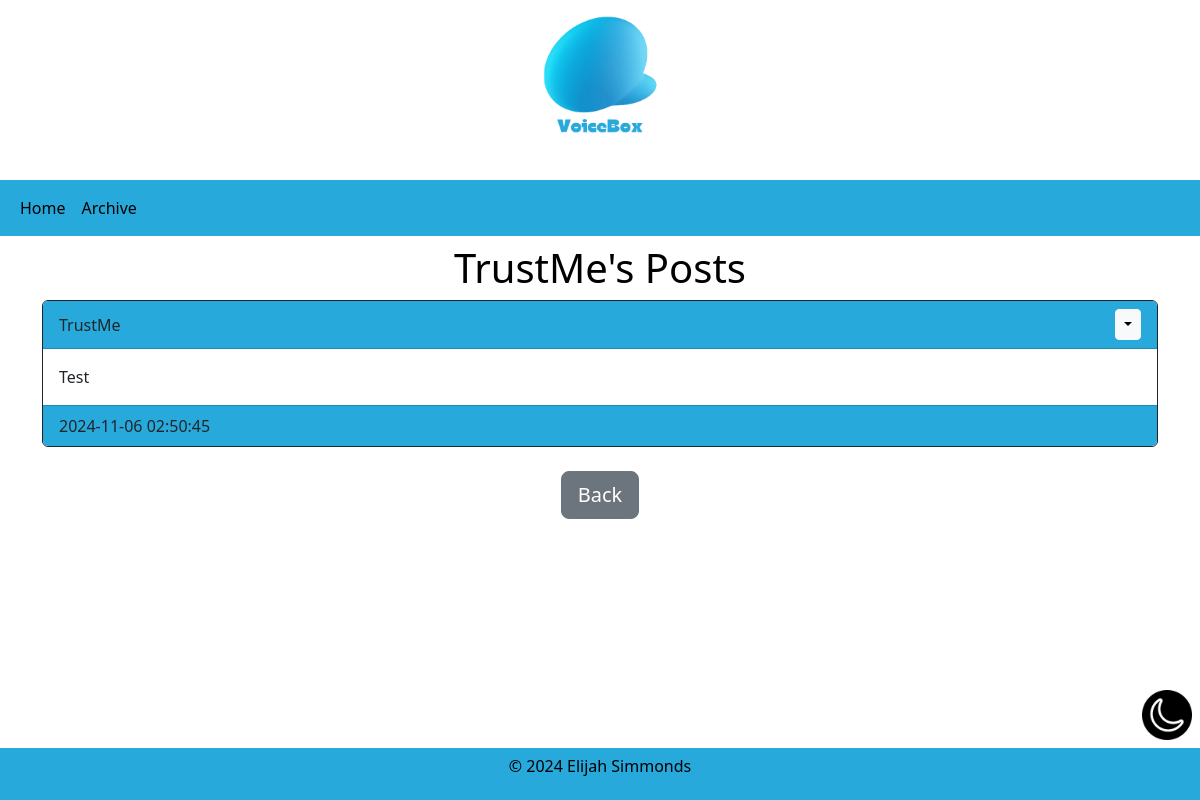
Page /user/TrustMe (signed in) on the earlier database version.
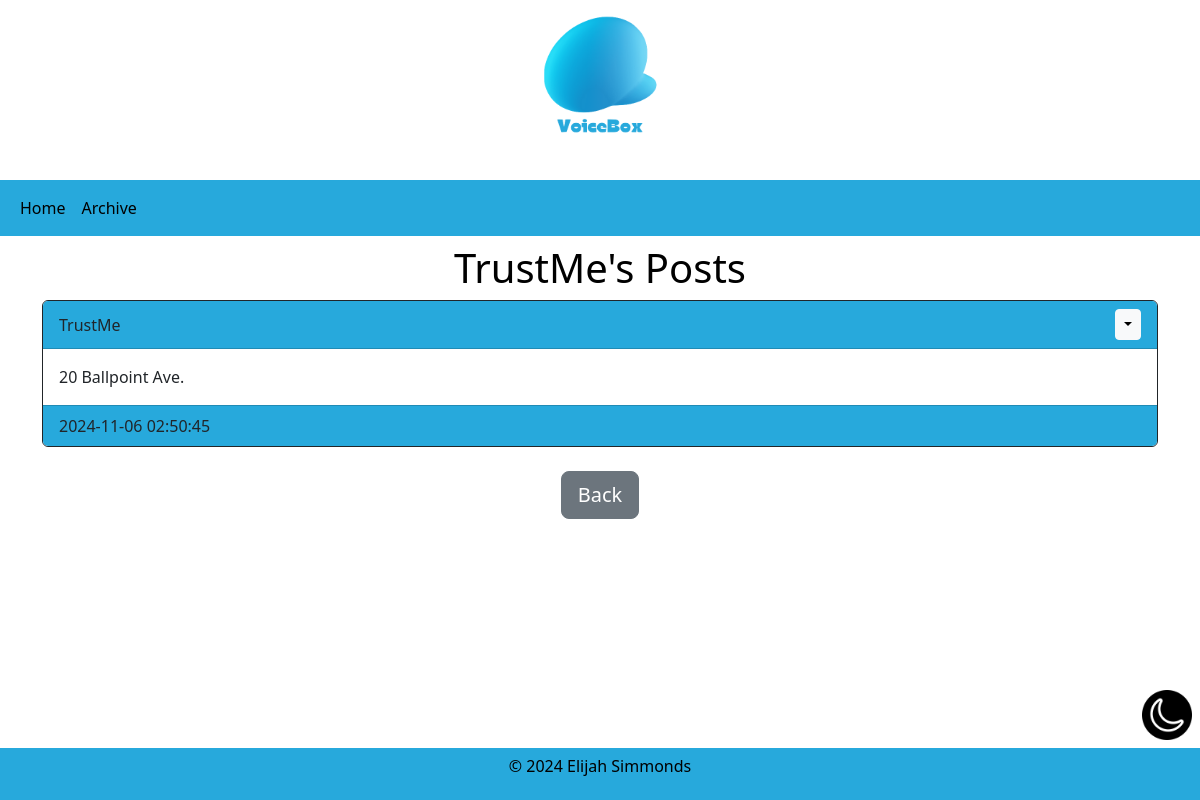
Same page on the later database version.
### tables.py (models this page shows)
class User(db.Model, UserMixin):
    id = db.Column(db.Integer, primary_key=True)
    email = db.Column(db.String(150), unique=True)
    username = db.Column(db.String(150), unique=True)
    password = db.Column(db.String(150))
    date_created = db.Column(db.DateTime(timezone=True), default=func.now())
    posts = db.relationship('Post', backref='user', passive_deletes=True)

class Post(db.Model):
    id = db.Column(db.Integer, primary_key=True)
    text = db.Column(db.Text, nullable=False)
    date_created = db.Column(db.DateTime(timezone=True), default=func.now())
    author = db.Column(db.Integer, db.ForeignKey(
        'user.id', ondelete="CASCADE"), nullable=False)

### views.py (the view)
@views.route("/user/<username>")
@login_required
def posts(username):
    user = User.query.filter_by(username = username).first()
    if not user:
        flash("No user with that username")
        return redirect(url_for("views.archive"))
    post = Post.query.filter_by(author=user.id).all()
    return render_template("post.html", user=current_user, posts=post, username = username)

### __init__.py (called while the page is built)
def create_app():
    app = Flask(__name__)
    app.config["SECRET_KEY"] = "HawkI"
    app.config["SQLALCHEMY_DATABASE_URI"] = f'sqlite:///{DB_NAME}'
    db.init_app(app)
    from views import views
    from auth import auth
    app.register_blueprint(views, url_prefix="/")
    app.register_blueprint(auth, url_prefix="/")
    from tables import User
    with app.app_context():
        db.create_all()
    login_manager = LoginManager()
    login_manager.login_view = "auth.login"
    login_manager.init_app(app)
    @login_manager.user_loader
    def load_user(id):
        return User.query.get(int(id))
    return app

### templates/post.html (shortened to what this page needs)
{% extends "posts_div.html" %}
{% block header %}
<h1 align="center">{{username}}'s Posts</h1>
{% endblock %}
{% block footer %}
<div align="center">
    <a href = "/home"><button type = "button" class="btn btn-secondary btn-lg">Back</button></a>
</div>
{% endblock %}

### templates/posts_div.html (shortened to what this page needs)
{% extends "layout.html" %}
{% block content %}
<h1 align="center">
{% block header %}{% endblock %}
</h1>
<div id="posts">
    {% for post in posts %}
    <div class="card border-dark">
            <div class="card-header d-flex justify-content-between align-items-center btn-custom">
                    <a href="/user/{{post.user.username}}" class="text-dark">{{post.user.username}}</a>
                    {%if user.id == post.author%}
                    <div class = "btn-group">
                            <button type= "button" class = "btn btn-sm btn-light dropdown-toggle" data-toggle="dropdown"></button>
                    </div>
                    {%endif%}
            </div>
            <div class = "card-body">
                    <div class = "card-text">{{post.text}}</div>
            </div>
            <div class = "card-footer btn-custom text-dark">
                    {{post.date_created}}
            </div>
    </div>
    <br>
    {%endfor%}
</div>
{% block footer %}{% endblock %}
{% endblock %}

### templates/layout.html (shortened to what this page needs)
<!DOCTYPE html>
<html lang="en">
<head>
    <link href="https://cdn.jsdelivr.net/npm/bootstrap@5.3.3/dist/css/bootstrap.min.css" rel="stylesheet"
>
</head>
<body>
    <img src="{{ url_for('static', filename='logo1.png')}}" alt="logo" id="homelogo">
    <nav class="navbar navbar-expand-lg navbar-custom">
        <div class="container-fluid">
        <div class="collapse navbar-collapse" id="navbar">
        <div class="navbar-nav center">
            <a class="nav-item nav-link" href="{{ url_for('views.home') }}">Home</a>
            <a class="nav-item nav-link" href="{{ url_for('views.archive') }}">Archive</a>
        </div>
        </div>
        </div>
    </nav>
    <div class="container">
        {% block content %}
        {% endblock %}
    </div>
    <button type="button" name="dark_light" title="Toggle dark/light mode" id="theme-toggle">
        <img src="{{ url_for('static', filename='night.png')}}" width="50" height="50" id = "dark">
    </button>
    <footer>
        <p>&copy; 2024 Elijah Simmonds</p>
    </footer>
</body>
</html>

### templates/layout.html (style rules this page uses)
#homelogo { display: block; margin-left: auto; margin-right: auto; width: 15%; }
.navbar-custom { background-color: #27a9dc; }
.center { text-align: center; }
.navbar-expand-lg { display: flex!important; justify-content: space-around; flex-basis: auto; }
#theme-toggle { background: none; color: inherit; border: none; padding: 0; font: inherit; cursor: pointer; outline: inherit; }
#dark { display: show; position: fixed; bottom: 60px; right: 8px; }
footer { text-align: center; padding: 6px 0; background-color: #27a9dc; position: fixed; width: 100%; bottom: 0; }
a:link { color: white; text-decoration: none; text-align: center; }
body { padding-bottom: 100px }
body.light-mode { background-color: white; color: black; }
body.light-mode a { color: black; }
.btn-custom.light-mode { color: white; background-color: #27a9dc; }

Differences in the rows shown:
changed Post "TrustMe": text "Test" → "20 Ballpoint Ave."
